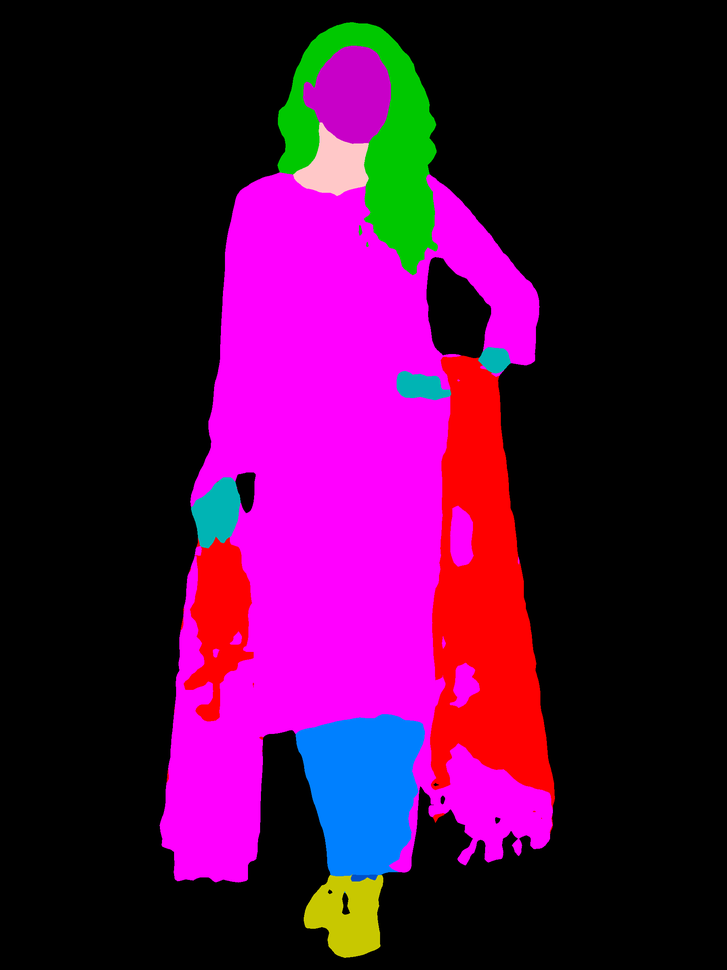
#> input picture OverSampler/test/image-parse-v3/00000_00.png, 727 x 970 px, shrunk from 1800 x 2400 before the run; its folder holds only this picture in this run
$ python make_parse_agnostic_ciHP.py
#> lines starting #> are read from the running program, lines starting #| are printed output that depends on the picture; after the words box and inside, x2 and y2 are one past the last pixel; in counts of white or black regions, pixels touching at a corner belong together
import os
from pathlib import Path
import numpy as np
import cv2

# --- INPUT / OUTPUT FOLDERS ---
SRC = Path(r"D:\CSE\Thesis\try_on_clothing\test_set\my_dataset\test\image-parse-v3")
DST = Path(r"D:\CSE\Thesis\try_on_clothing\test_set\my_dataset\test\image-parse-agnostic-v3.2")

# --- CIHP LABELS (0..19) ---
# 0 bg, 1 hat, 2 hair, 3 glove, 4 sunglasses, 5 upper, 6 dress, 7 coat,
# 8 socks, 9 pants, 10 jumpsuit, 11 scarf, 12 skirt, 13 face,
# 14 l-arm, 15 r-arm, 16 l-leg, 17 r-leg, 18 l-shoe, 19 r-shoe
CLOTH_IDS = {5, 6, 7, 10, 11, 12}  # set these to background (0)

def main():
    if not SRC.is_dir():
        raise SystemExit(f"[ERROR] Source folder not found: {SRC}")

    DST.mkdir(parents=True, exist_ok=True)

    # collect .png (case-insensitive)
    pngs = sorted([p for p in SRC.iterdir() if p.suffix.lower() == ".png"])
    print(f"[INFO] Source: {SRC}")
    print(f"[INFO] Output: {DST}")
    print(f"[INFO] Found {len(pngs)} PNG(s).")

    if len(pngs) == 0:
        raise SystemExit("[ERROR] No PNGs found. Check the folder path.")

    done, skipped = 0, 0
    for i, p in enumerate(pngs, 1):
        seg = cv2.imread(str(p), cv2.IMREAD_GRAYSCALE)  # indexed labels
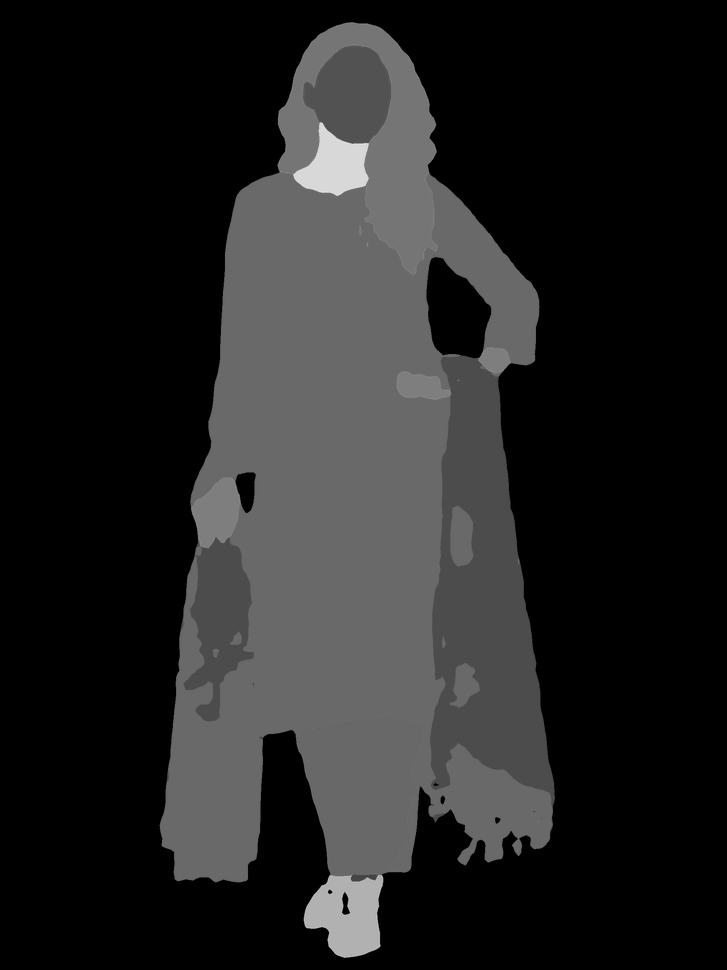
#> seg: shape (970, 727); min 0, max 230, mean 34.3
        if seg is None:
            print(f"[WARN] Could not read: {p.name} (skipped)")
            skipped += 1
            continue

        # zero out clothing classes
        mask = np.isin(seg, list(CLOTH_IDS))
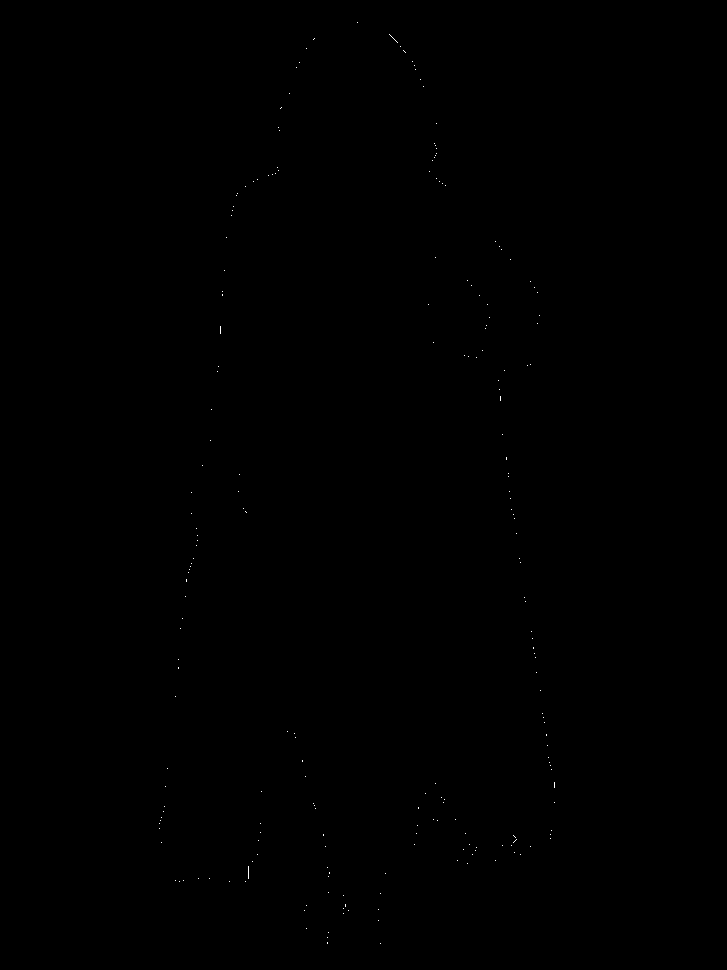
#> mask: shape (970, 727) bool; 0.04% white in thin lines or dots, all inside (x1, y1, x2, y2) = (159, 22, 555, 944)
        seg_agn = seg.copy()
        seg_agn[mask] = 0
#> seg_agn: shape (970, 727); 0.04% of pixels changed, all inside (x1, y1, x2, y2) = (159, 22, 555, 944)

        out_path = DST / p.name
        ok = cv2.imwrite(str(out_path), seg_agn)
        if not ok:
            print(f"[WARN] Failed to write: {out_path.name}")
            skipped += 1
        else:
            print(f"[OK] {i}/{len(pngs)} -> {out_path.name}")
            done += 1

    print(f"[DONE] Wrote {done} file(s). Skipped {skipped}.")
    if done < 60:
        print("[HINT] You expected ~60. If the count is off, ensure filenames end with .png")

if __name__ == "__main__":
    main()

$ run again, on OverSampler/test/image-parse-v3/00144_00.png
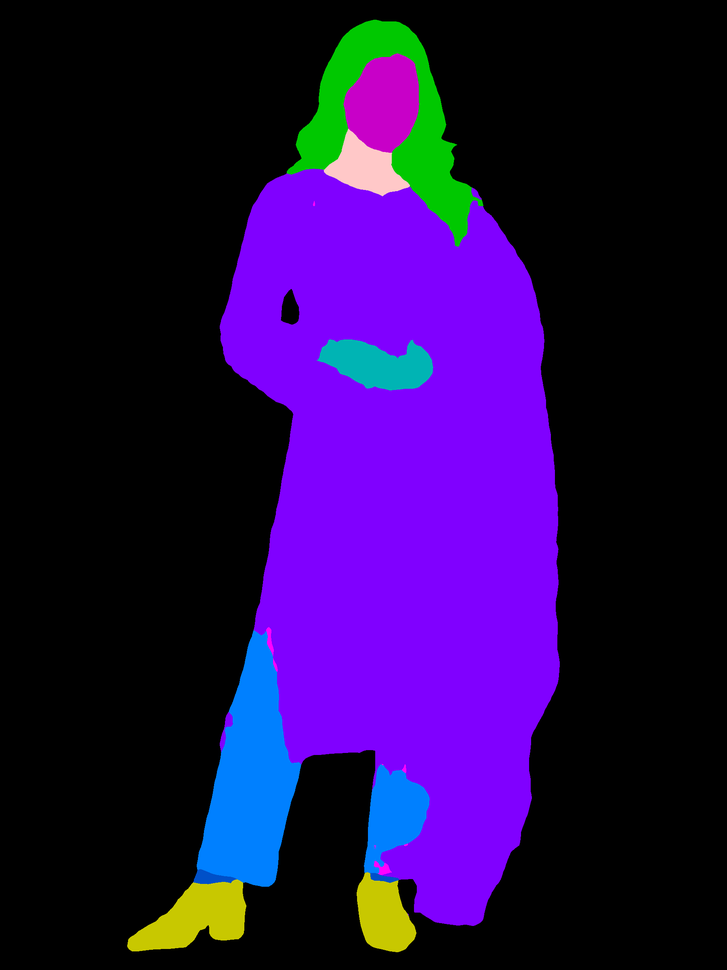
#> input picture OverSampler/test/image-parse-v3/00144_00.png, 727 x 970 px, shrunk from 1800 x 2400 before the run
#> in main, `seg = cv2.imread(str(p), cv2.IMREAD_GRAYSCALE)`:
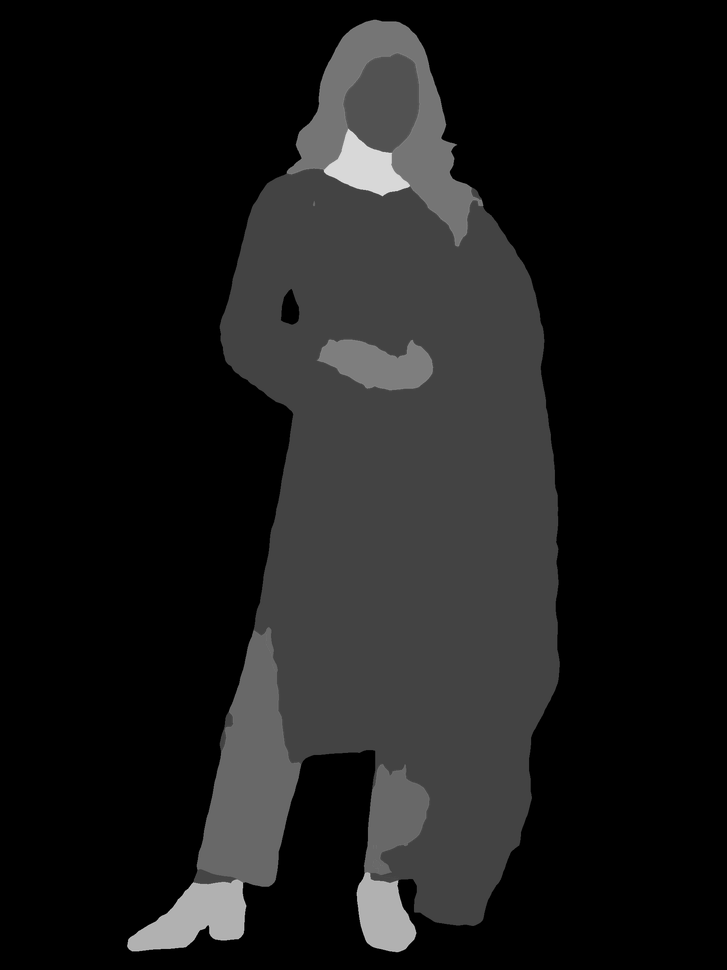
#> seg: shape (970, 727); min 0, max 227, mean 25.7
#> in main, `mask = np.isin(seg, list(CLOTH_IDS))`:
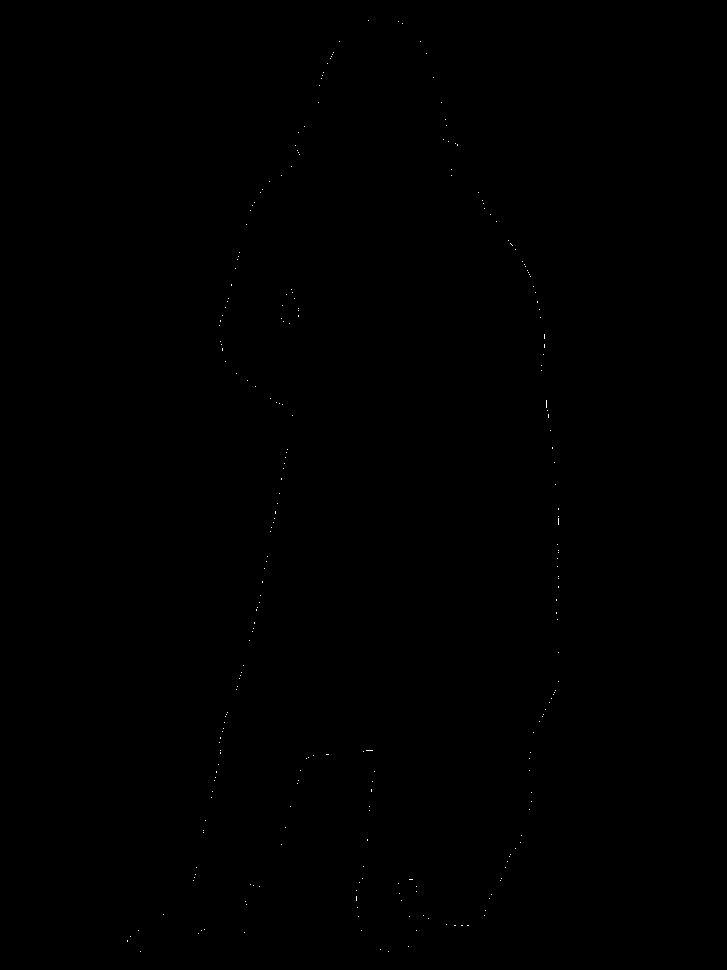
#> mask: shape (970, 727) bool; 0.05% white in thin lines or dots, all inside (x1, y1, x2, y2) = (127, 20, 559, 952)
#> seg_agn: shape (970, 727); 0.05% of pixels changed, all inside (x1, y1, x2, y2) = (127, 20, 559, 952)
